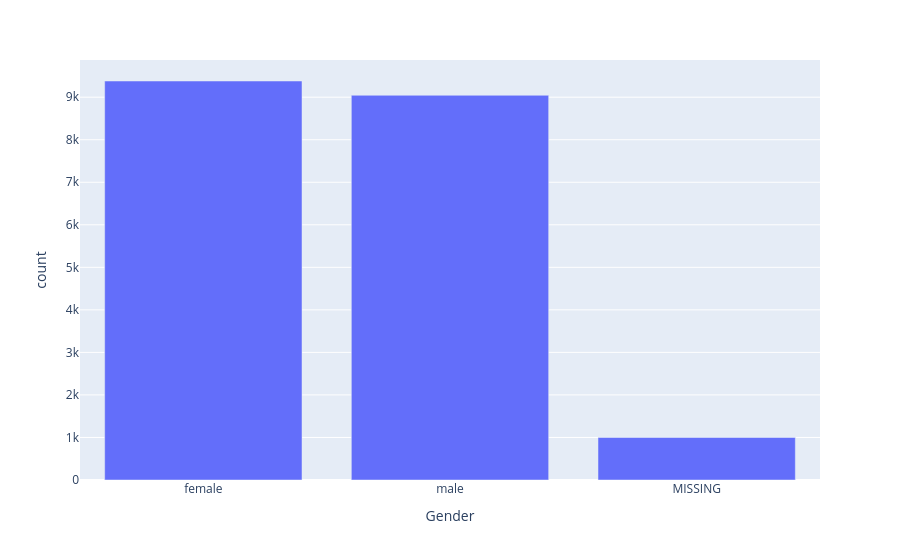

Here is the notebook cell this chart was saved with:
### Markdown cell above
Or a bar chart with plotly. For plotly, it wants the data with the explicit counts, which is a little more work. We'll talk more about plotly in a separate notebook.

### Code cell
dta = df_patient['Gender'].value_counts(sort=False).reset_index().rename(columns={'index':'Gender','Gender':'count'})
fig = px.bar(dta, x='Gender', y='count')
fig.show()

### Figure 1 — Plotly figure (JSON) as saved in the notebook; plotly's stock layout.template omitted (floating-point values rounded to 4 significant figures)
{"data": [{"alignmentgroup": "True", "hovertemplate": "Gender=%{x}<br>count=%{y}<extra></extra>", "legendgroup": "", "marker": {"color": "#636efa", "pattern": {"shape": ""}}, "name": "", "offsetgroup": "", "orientation": "v", "showlegend": false, "textposition": "auto", "type": "bar", "x": ["female", "male", "MISSING"], "xaxis": "x", "y": [9381, 9045, 1000], "yaxis": "y"}], "layout": {"autosize": true, "barmode": "relative", "legend": {"tracegroupgap": 0}, "margin": {"t": 60}, "xaxis": {"anchor": "y", "autorange": true, "domain": [0, 1], "range": [-0.5, 2.5], "title": {"text": "Gender"}, "type": "category"}, "yaxis": {"anchor": "x", "autorange": true, "domain": [0, 1], "range": [0, 9875.0], "title": {"text": "count"}, "type": "linear"}}}
